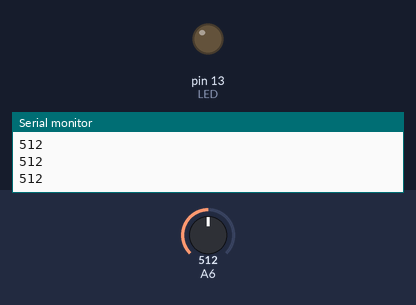
Bench run of a sketch on a simulated Arduino Nano, built with avr-gcc and run on an emulated ATmega328P. Shown: output pins drawn as LEDs (lit = HIGH), the last lines printed to the serial monitor. The inputs (shaded band) are chosen by the test bench; at power-on: A6 = 512.

Above: at 1.2 s.
1.3 s: A6 set to 310
2.8 s: A6 set to 288
At 3.8 s:
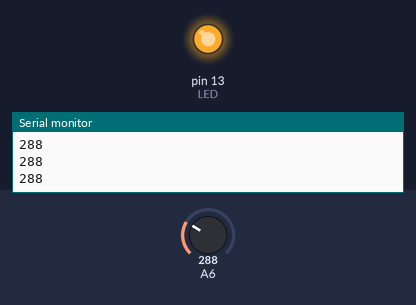
4.3 s: A6 set to 306
At 4.6 s:
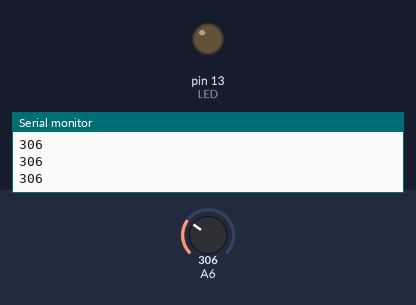
5.8 s: A6 set to 290
At 7.0 s:
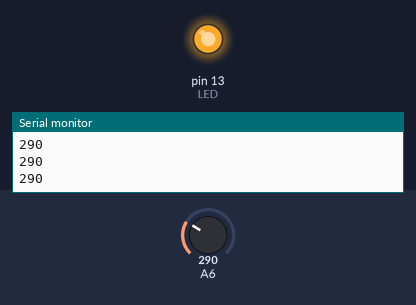
Timing chart, 0 to 8.3 s (numbered marks = the images above; inputs shaded):
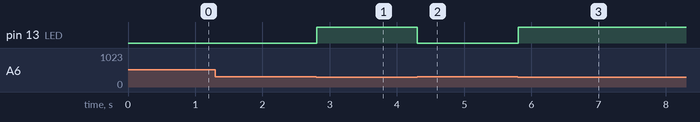

Measured:
- the behaviour switches between 301 and 300 on A6 (found by bisection; images 0 and 1)
- after the input at 2.8 s, pin 13 (LED): LOW → HIGH at once
- after the input at 4.3 s, pin 13 (LED): HIGH → LOW at once
- after the input at 5.8 s, pin 13 (LED): LOW → HIGH at once

The sketch:

Project_10_To_make_a_night_light.ino
```cpp
/*
keyestudio Max Development Board
Project10
To make a night light
http://www.keyestudio.com
*/
int LED = 13; //设置LED灯为数字引脚13
int val = 0;   //设置模拟引脚0读取光敏二极管的电压值
void setup(){
pinMode(LED,OUTPUT);  // LED为输出模式
Serial.begin(9600);  // 串口波特率设置为9600
}
void loop(){
      val = analogRead(A6);  // 读取电压值0~1023
      Serial.println(val); // 串口查看电压值的变化
      if(val>300)
      {   // 一旦大于设定的值，LED灯关闭
      digitalWrite(LED,LOW);
      }else
      {  // 否则LED亮起
      digitalWrite(LED,HIGH);
      }
      delay(10);   // 延时10ms
}
```
